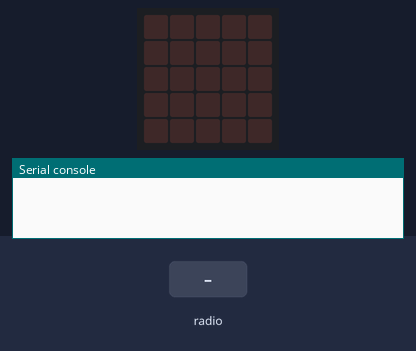
Recording of a program running on a simulated BBC micro:bit running MicroPython. Parts: the board's 5×5 LED display, the last lines printed to the serial console. The inputs (shaded band) are chosen by the test bench. No radio messages arrive unless stated (any console line starting 'radio sent:' is added by the test bench).

Above: at 1.2 s.
1.3 s: radio message "1" arrives
At 1.8 s:
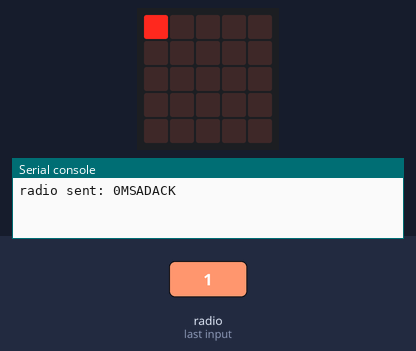
2.8 s: radio message "0" arrives
At 4.0 s:
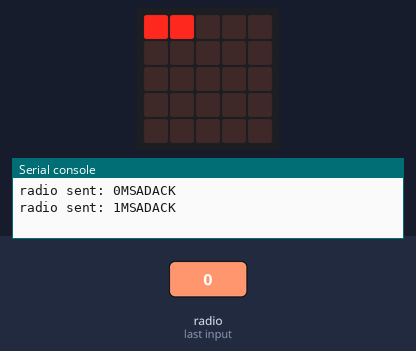
4.3 s: radio message "1" arrives
At 5.3 s:
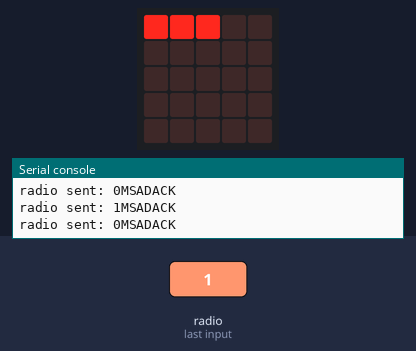
5.8 s: radio message "0" arrives
At 6.4 s:
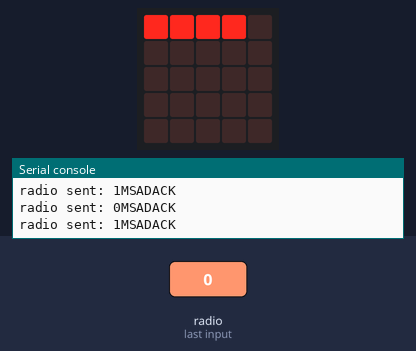
7.3 s: radio message "1" arrives
At 7.6 s:
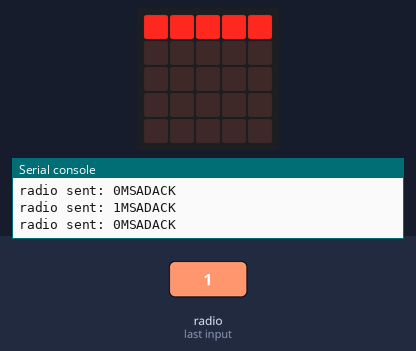
8.8 s: radio message "0" arrives
At 9.9 s:
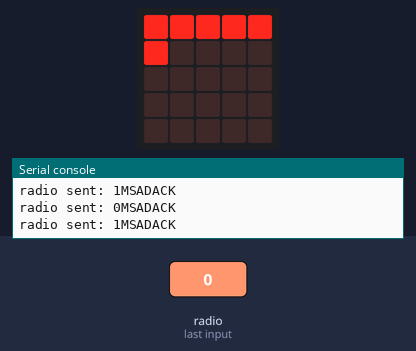
Timing chart, 0 to 11.3 s (numbered marks = the images above; inputs shaded):
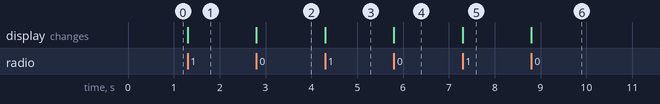

Measured:
- after the input at 1.3 s, the display: changes at once (image 1)
- after the input at 2.8 s, the display: changes at once (image 2)
- after the input at 4.3 s, the display: changes at once (image 3)
- after the input at 5.8 s, the display: changes at once (image 4)
- after the input at 7.3 s, the display: changes at once (image 5)
- after the input at 8.8 s, the display: changes at once (image 6)

The program:

3845898_receiver1.py
```python
from microbit import *
import radio

radio.on()
radio.config(group=1)

string_sender = "MS"
string_receiver = "AD"
header = string_sender + string_receiver
acknowledgement = "ACK"
ack = header + acknowledgement

x = 0
y = 0
while True:
    incoming = radio.receive()

    if incoming:
        if incoming[0] == "0":
            radio.send("1" + (ack))
            display.set_pixel(x, y, 9)
            x += 1
            if x == 5:
                x = 0
                y += 1
            sleep(300)
        if incoming[0] == "1":
            radio.send("0" + (ack))
            display.set_pixel(x, y, 9)
            x += 1
            if x == 5:
                x = 0
                y += 1
            sleep(300)
```
